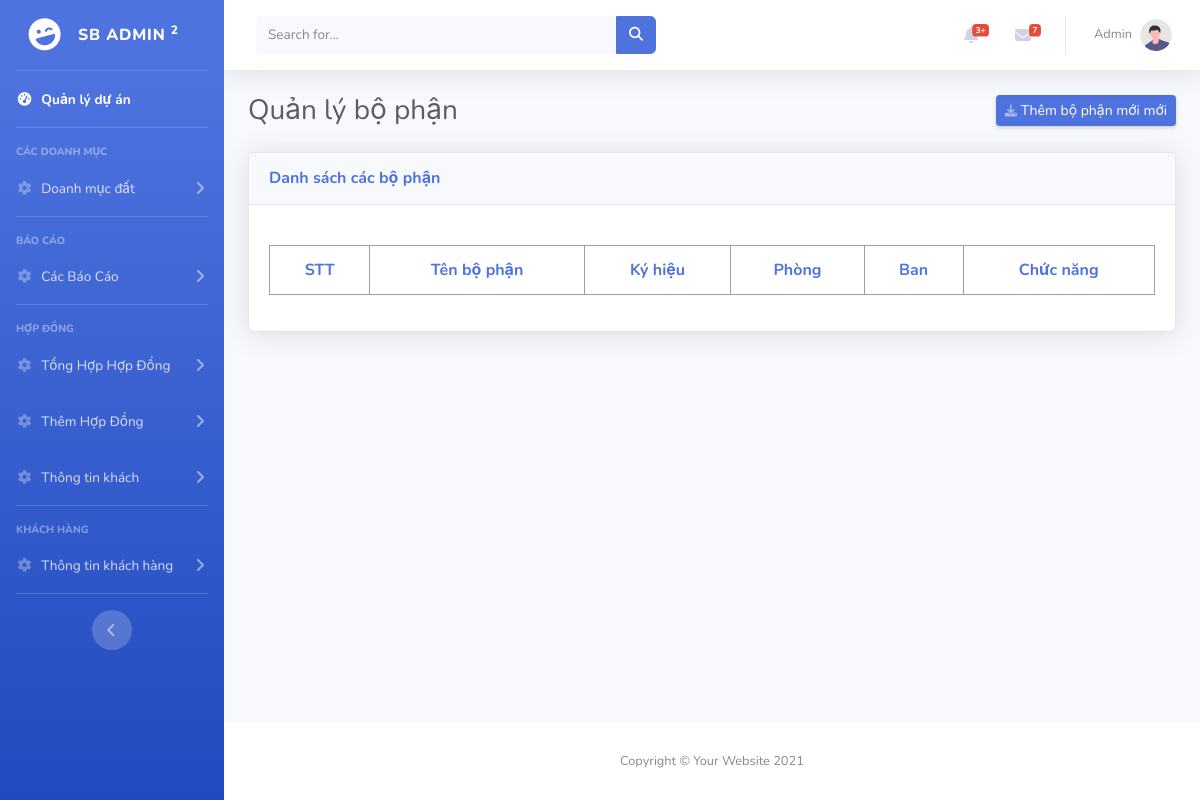
/admin_manager/danhsach_bophan.php (signed in), run on an earlier commit of the app's database.
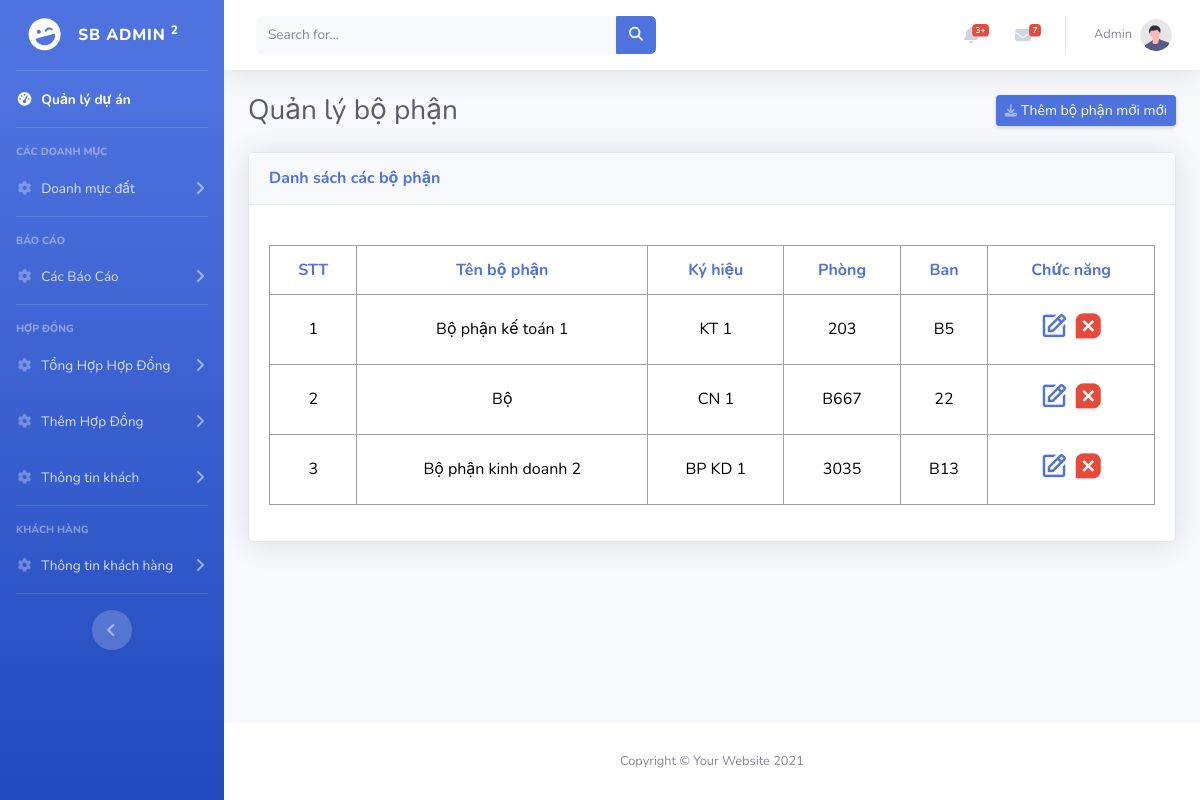
And on a later commit of the database.
### tables this page shows
CREATE TABLE `bophan` (
  `id` int(11) NOT NULL,
  `ten_bophan` text NOT NULL,
  `kyhieu` text NOT NULL,
  `phong` text NOT NULL,
  `ban` text NOT NULL
);

### model/database.php (called while the page is built, shortened)
<?php
class Database
{
    public static $connection = NULL;
    public function __construct()
    {
        if(!self::$connection) {
            self::$connection = new mysqli(DB_HOST, DB_USER, DB_PASSWORD, DB_NAME, PORT);
            self::$connection->set_charset('utf8mb4');
        }
        return self::$connection;
    }
    public function select($sql)
    {
        $sql->execute();
        $items = $sql->get_result()->fetch_all(MYSQLI_ASSOC);
        return $items;
    }
}

### model/bophan.php (called while the page is built, shortened)
<?php
require_once "database.php";
class BoPhan extends Database{
    function layTatCaBoPhan(){
        $sql = parent::$connection->prepare("SELECT * from bophan order by id DESC");
        return parent::select($sql);
    }
}

### admin_manager/danhsach_bophan.php (the view, shortened to what this page needs)
<?php
include "./header.php";
require_once "../model/bophan.php";
$bophan = new BoPhan();
$layTatCaBoPhan = $bophan->layTatCaBoPhan();
?>
                <div class="container-fluid">
                    <div class="d-sm-flex align-items-center justify-content-between mb-4">
                        <h1 class="h3 mb-0 text-gray-800">Quản lý bộ phận</h1>
                        <a id="myBtn" class="d-none d-sm-inline-block btn btn-sm btn-primary shadow-sm"><i class="fas fa-download fa-sm text-white-50"></i> Thêm bộ phận mới mới</a>
                    </div>
                    <div class="card shadow mb-4">
                        <div class="card-header py-3">
                            <h6 class="m-0 font-weight-bold text-primary">Danh sách các bộ phận</h6>
                        </div>
                        <div class="card-body">
                            <div class="table-responsive">
                                <table class="table table-bordered custom-table" id="dataTable1" width="100%" cellspacing="0">
                                    <thead>
                                        <tr>
                                            <th>STT</th>
                                            <th >Tên bộ phận</th>
                                            <th >Ký hiệu</th>
                                            <th >Phòng</th>
                                            <th>Ban</th>
                                            <th >Chức năng</th>
                                        </tr>
                                    </thead>
                                    <tbody>
                                        <?php
                                        $count = 1;
                                        foreach($layTatCaBoPhan as $item){ ?>
                                            <tr>
                                                <td><?=$count++?></td>
                                                <td><?=$item['ten_bophan']?></td>
                                                <td><?=$item['kyhieu']?></td>
                                                <td><?=$item['phong']?></td>
                                                <td><?=$item['ban']?></td>
                                                <td>
                                                    <a href="./edit_bophan.php?id=<?=$item['id']?>" class="icon edit"><i class='bx bx-edit'></i></a>
                                                    <a onclick="if(CheckForm() == false) return false" href="./action/xoa_bophan.php?id=<?=$item['id']?>" class="icon delete"><i class='bx bxs-message-square-x' ></i></a>
                                                </td>
                                            </tr>
                                        <?php } ?>
                                    </tbody>
                                </table>
                            </div>
                        </div>
                    </div>
                </div>
<?php
include "./footer.php";
?>

What changed in the data, as far as the page shows it:
added bophan: ten_bophan "Bộ phận kế toán 1", kyhieu "KT 1", phong "203", ban "B5"
added bophan: ten_bophan "Bộ", kyhieu "CN 1", phong "B667", ban "22"
added bophan: ten_bophan "Bộ phận kinh doanh 2", kyhieu "BP KD 1", phong "3035", ban "B13"
